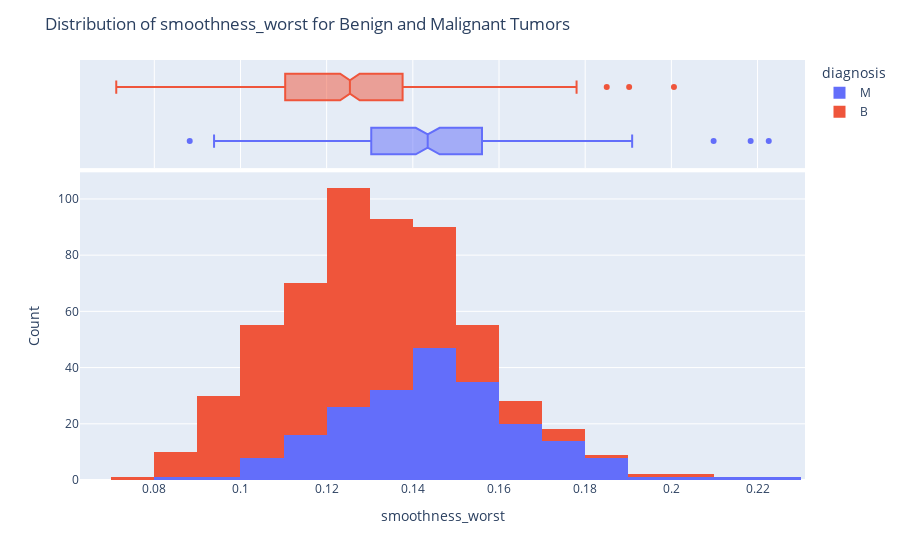

The notebook cell this image was saved under:
### Code cell
# Plot distribution of 'smoothness_worst' for each diagnosis using Plotly
fig = px.histogram(df, x='smoothness_worst', color='diagnosis', marginal='box', nbins=30)
fig.update_layout(title='Distribution of smoothness_worst for Benign and Malignant Tumors', xaxis_title='smoothness_worst', yaxis_title='Count')
fig.show()

### Figure 1 — Plotly figure (JSON) as saved in the notebook; plotly's stock layout.template omitted (floating-point values rounded to 4 significant figures; data arrays with more than 128 entries replaced by an {"elided": "..."} marker saying what was removed)
{"data": [{"alignmentgroup": "True", "bingroup": "x", "hovertemplate": "diagnosis=M<br>smoothness_worst=%{x}<br>count=%{y}<extra></extra>", "legendgroup": "M", "marker": {"color": "#636efa", "pattern": {"shape": ""}}, "name": "M", "nbinsx": 30, "offsetgroup": "M", "orientation": "v", "showlegend": true, "type": "histogram", "x": {"elided": "212 float values"}, "xaxis": "x", "yaxis": "y"}, {"alignmentgroup": "True", "hovertemplate": "diagnosis=M<br>smoothness_worst=%{x}<extra></extra>", "legendgroup": "M", "marker": {"color": "#636efa"}, "name": "M", "notched": true, "offsetgroup": "M", "showlegend": false, "type": "box", "x": {"elided": "212 float values"}, "xaxis": "x2", "yaxis": "y2"}, {"alignmentgroup": "True", "bingroup": "x", "hovertemplate": "diagnosis=B<br>smoothness_worst=%{x}<br>count=%{y}<extra></extra>", "legendgroup": "B", "marker": {"color": "#EF553B", "pattern": {"shape": ""}}, "name": "B", "nbinsx": 30, "offsetgroup": "B", "orientation": "v", "showlegend": true, "type": "histogram", "x": {"elided": "357 float values"}, "xaxis": "x", "yaxis": "y"}, {"alignmentgroup": "True", "hovertemplate": "diagnosis=B<br>smoothness_worst=%{x}<extra></extra>", "legendgroup": "B", "marker": {"color": "#EF553B"}, "name": "B", "notched": true, "offsetgroup": "B", "showlegend": false, "type": "box", "x": {"elided": "357 float values"}, "xaxis": "x2", "yaxis": "y2"}], "layout": {"barmode": "relative", "legend": {"title": {"text": "diagnosis"}, "tracegroupgap": 0}, "margin": {"t": 60}, "title": {"text": "Distribution of smoothness_worst for Benign and Malignant Tumors"}, "xaxis": {"anchor": "y", "domain": [0, 1], "title": {"text": "smoothness_worst"}}, "xaxis2": {"anchor": "y2", "domain": [0, 1], "matches": "x", "showgrid": true, "showticklabels": false}, "yaxis": {"anchor": "x", "domain": [0, 0.7326], "title": {"text": "Count"}}, "yaxis2": {"anchor": "x2", "domain": [0.7426, 1], "matches": "y2", "showgrid": false, "showline": false, "showticklabels": false, "ticks": ""}}}
